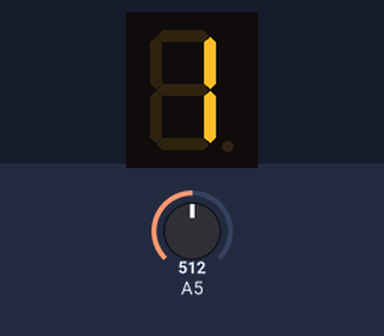
The sketch below on a simulated Arduino Uno, built with avr-gcc and run on an emulated ATmega328P. Parts: 1-digit seven-segment display. Wiring (inferred from the names in the program): 1-digit 7-segment display, segments lit when HIGH: segments pin 8, pin 9, pin 11, pin 12, pin 13, pin 7, pin 6, pin 10. The test bench sets the inputs (shaded band); at power-on: A5 = 512. The segment pins are drawn as the display they are named for; what the sketch prints to the serial monitor is not drawn.

Above: at 0.1 s.
At 1.1 s:
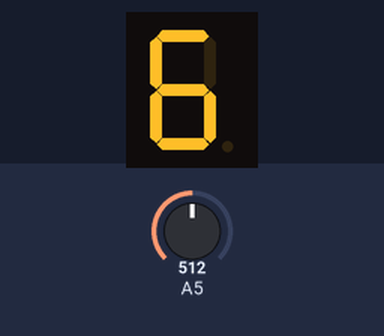
At 2.1 s:
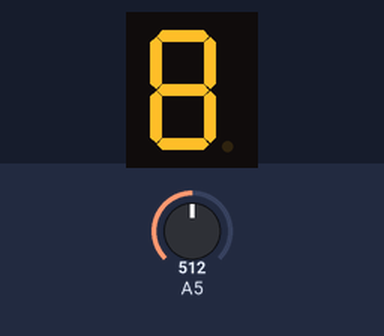

Measured:
- by itself, everything shown: repeats every 4.0 s, in 4 steps
- what the display in image 1 shows lasts 1.0 s, from 1.0 s to 2.0 s
- what the display in image 2 shows lasts 2.0 s, from 2.0 s to 4.0 s

The sketch:

potentiometer_project1__1_.ino
```cpp
int E = 13;
int D = 12;
int C = 11;
int DP = 10;
int B = 9;
int A = 8;
int F = 7;
int G = 6;

void one(){
  digitalWrite(E, LOW);
  digitalWrite(D, LOW);
  digitalWrite(C, HIGH);
  digitalWrite(DP,LOW);
  digitalWrite(B, HIGH);
  digitalWrite(A, LOW);
  digitalWrite(F, LOW);
  digitalWrite(G, LOW);
}


void five(){
  digitalWrite(E, HIGH);
  digitalWrite(D, HIGH);
  digitalWrite(C, HIGH);
  digitalWrite(DP,LOW);
  digitalWrite(B, LOW);
  digitalWrite(A, HIGH);
  digitalWrite(F, HIGH);
  digitalWrite(G, HIGH);
}

void eight(){
  digitalWrite(E, HIGH);
  digitalWrite(D, HIGH);
  digitalWrite(C, HIGH);
  digitalWrite(DP,LOW);
  digitalWrite(B, HIGH);
  digitalWrite(A, HIGH);
  digitalWrite(F, HIGH);
  digitalWrite(G, HIGH);
}

void nine(){
  digitalWrite(E, HIGH);
  digitalWrite(D, HIGH);
  digitalWrite(C, HIGH);
  digitalWrite(DP,LOW);
  digitalWrite(B, HIGH);
  digitalWrite(A, HIGH);
  digitalWrite(F, HIGH);
  digitalWrite(G, HIGH);
}

void zero(){
  digitalWrite(E, HIGH);
  digitalWrite(D, HIGH);
  digitalWrite(C, HIGH);
  digitalWrite(DP,HIGH);
  digitalWrite(B, HIGH);
  digitalWrite(A, HIGH);
  digitalWrite(F, HIGH);
  digitalWrite(G, HIGH);
}


void setup()
{
  pinMode(E, OUTPUT);
  pinMode(D, OUTPUT);
  pinMode(C, OUTPUT);
  pinMode(DP, OUTPUT);
  pinMode(B, OUTPUT);
  pinMode(A, OUTPUT);
  pinMode(F, OUTPUT);
  pinMode(G, OUTPUT);
  Serial.begin(9600);
}

void loop()
{
  one();
	delay(1000);
  five();
	delay(1000);
  eight();
	delay(1000);
  nine();
 	delay(1000);
  zero();


	int potMeasure = analogRead(A5);
  	potMeasure = map(potMeasure, 0, 1023, 0, 99);
  	Serial.println(potMeasure);


}
```
